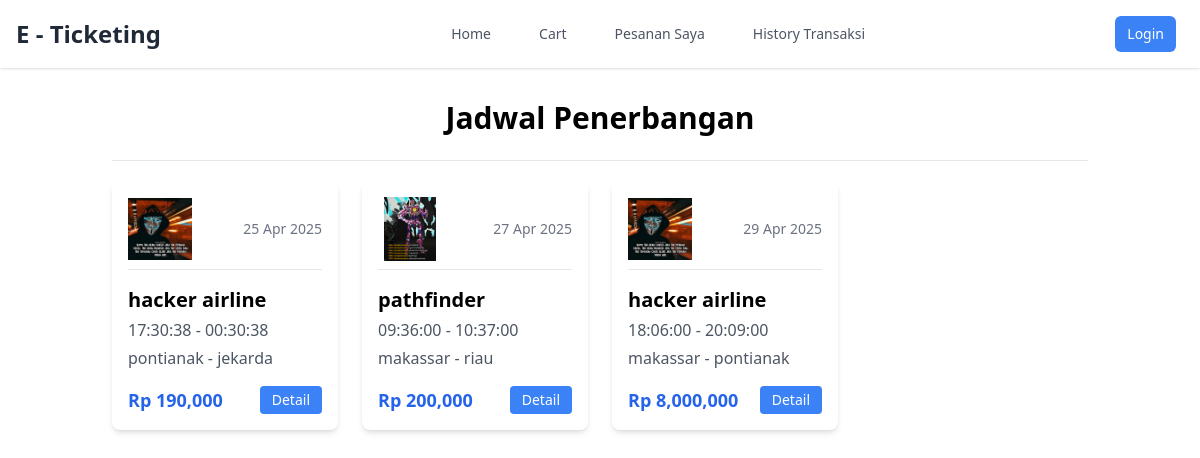
Screenshot of /Ticketlockin/penumpang/index.php with the database file from the repository.
### tables this page shows
CREATE TABLE `jadwal_penerbangan` (
  `id_jadwal` int NOT NULL,
  `id_rute` int NOT NULL,
  `waktu_go` time NOT NULL,
  `waktu_land` time NOT NULL,
  `harga` int NOT NULL,
  `kap_kursi` int NOT NULL
);

CREATE TABLE `maskapai` (
  `id_maskapai` int NOT NULL,
  `foto_maskapai` text NOT NULL,
  `nama_maskapai` varchar(255) NOT NULL
);

CREATE TABLE `rute` (
  `id_rute` int NOT NULL,
  `id_maskapai` int NOT NULL,
  `rute_asal` varchar(255) NOT NULL,
  `rute_tujuan` varchar(255) NOT NULL,
  `tanggal_go` date NOT NULL
);

### Ticketlockin/penumpang/function.php (called while the page is built, shortened)
<?php
require_once '../koneksi.php';
if (!function_exists('query')) {
    function query($query)
    {
        global $conn;
        $rows = [];
        $result = mysqli_query($conn, $query);
        while ($row = mysqli_fetch_assoc($result)) {
            $rows[] = $row;
        }
        return $rows;
    }
}

### Ticketlockin/penumpang/index.php (the view, shortened to what this page needs)
<?php
require '../layouts/navbar.php';
$jadwal = query("SELECT * FROM jadwal_penerbangan
INNER JOIN rute ON rute.id_rute = jadwal_penerbangan.id_rute
INNER JOIN maskapai ON rute.id_maskapai = maskapai.id_maskapai ORDER BY tanggal_go, waktu_go");
?>
<div class="container mx-auto px-6 py-8">
    <h1 class="text-3xl font-bold mb-6 text-center">Jadwal Penerbangan</h1>
    <hr>
    <div class="grid grid-cols-1 sm:grid-cols-2 lg:grid-cols-4 gap-6 mt-5">
        <?php foreach ($jadwal as $data) : ?>
            <div class="bg-white rounded-lg shadow-md overflow-hidden hover:shadow-xl transition-shadow duration-300">
                <div class="p-4">
                    <div class="flex justify-between items-center border-b pb-2">
                        <img src="../image/maskapai/<?= $data["foto_maskapai"] ?>" alt="<?= $data['nama_maskapai']; ?>" class="w-16 h-16 object-contain">
                        <p class="text-sm text-gray-500"><?= date('d M Y', strtotime($data['tanggal_go'])) ?></p>
                    </div>
                    <div class="mt-4">
                        <h2 class="text-xl font-semibold"><?= $data['nama_maskapai']; ?></h2>
                        <p class="text-gray-600 mt-1"><?= $data['waktu_go'] ?> - <?= $data['waktu_land'] ?></p>
                        <p class="text-gray-600 mt-1"><?= $data['rute_asal'] ?> - <?= $data['rute_tujuan'] ?></p>
                    </div>
                    <div class="mt-4 flex items-center justify-between">
                        <span class="text-blue-600 font-bold text-lg">Rp <?= number_format($data['harga']); ?></span>
                        <a href="detail.php?id=<?= $data['id_jadwal'] ?>" class="bg-blue-500 hover:bg-blue-600 text-white px-3 py-1 rounded text-sm transition-colors duration-300">Detail</a>
                    </div>
                </div>
            </div>
        <?php endforeach; ?>
    </div>
</div>

### Ticketlockin/layouts/navbar.php (shortened to what this page needs)
<?php
require '../penumpang/function.php';
?>
<!DOCTYPE html>
<html lang="en">
<head>
    <script src="https://cdn.tailwindcss.com"></script>
</head>
<body>
    <nav class="bg-white shadow">
        <div class="max-w-7xl mx-auto px-4">
            <div class="flex justify-between items-center py-4">
                <div class="flex-shrink-0">
                    <a href="#" class="text-2xl font-bold text-gray-800">E - Ticketing</a>
                </div>
                <div class="hidden md:flex md:items-center">
                    <div class="ml-10 flex items-baseline space-x-6">
                        <a href="index.php" class="text-gray-600 hover:text-blue-500 px-3 py-2 rounded-md text-sm font-medium">Home</a>
                        <a href="cart.php" class="text-gray-600 hover:text-blue-500 px-3 py-2 rounded-md text-sm font-medium">Cart</a>
                        <a href="pesanan_saya.php" class="text-gray-600 hover:text-blue-500 px-3 py-2 rounded-md text-sm font-medium">Pesanan Saya</a>
                        <a href="riwayatorder.php" class="text-gray-600 hover:text-blue-500 px-3 py-2 rounded-md text-sm font-medium">History Transaksi</a>
                    </div>
                </div>
                <div class="hidden md:flex md:items-center">
                    <?php if (isset($_SESSION['username'])) : ?>
                        <span class="text-gray-600 mr-4">Halo, selamat datang <?= $_SESSION['nama_lengkap']; ?></span>
                        <a href="/LSP_RYAN_2025/Ticketlockin/logout.php" class="px-3 py-2 bg-blue-500 text-white rounded-md text-sm font-medium hover:bg-blue-600">Logout</a>
                    <?php else : ?>
                        <a href="/LSP_RYAN_2025/Ticketlockin/auth/login/index.php" class="px-3 py-2 bg-blue-500 text-white rounded-md text-sm font-medium hover:bg-blue-600 mr-2">Login</a>
                    <?php endif; ?>
                </div>
            </div>
        </div>
    </nav>
</body>
</html>

### rows the page displays
jadwal_penerbangan: maskapai.foto_maskapai (picture), id_rute.tanggal_go "25 Apr 2025", maskapai.nama_maskapai "hacker airline", waktu_go "17:30:38", waktu_land "00:30:38", id_rute.rute_asal "pontianak", id_rute.rute_tujuan "jekarda", harga "190,000"
jadwal_penerbangan: maskapai.foto_maskapai (picture), id_rute.tanggal_go "27 Apr 2025", maskapai.nama_maskapai "pathfinder", waktu_go "09:36:00", waktu_land "10:37:00", id_rute.rute_asal "makassar", id_rute.rute_tujuan "riau", harga "200,000"
jadwal_penerbangan: maskapai.foto_maskapai (picture), id_rute.tanggal_go "29 Apr 2025", maskapai.nama_maskapai "hacker airline", waktu_go "18:06:00", waktu_land "20:09:00", id_rute.rute_asal "makassar", id_rute.rute_tujuan "pontianak", harga "8,000,000"
